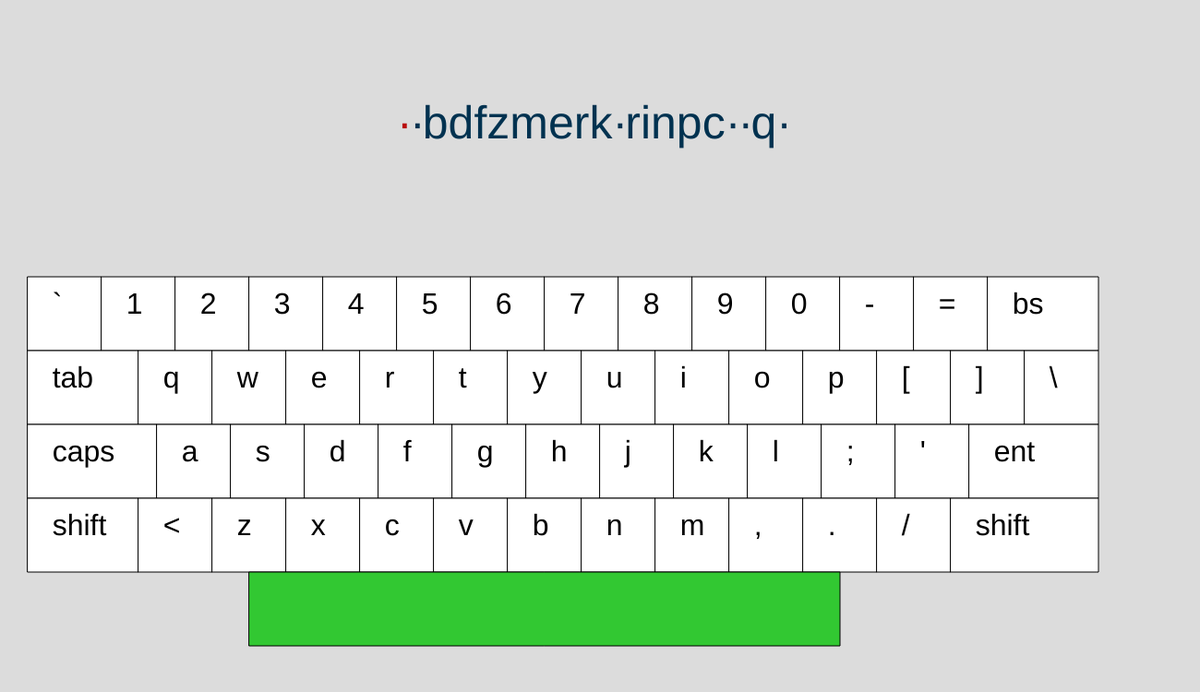
Frame 1 (no input)
Frame 60 (no input): identical to frame 1, image omitted
Frame 120 (the mouse pressed at the canvas centre since frame 60): identical to frame 1, image omitted

The p5.js sketch that drew this single still picture (run headless with seeded random() and noise() and a simulated clock; from frame 60 on, the mouse is pressed at the canvas centre):

// p5.js sketch
// ── sketch.js
const kbs = 80; //key Button Size
const  kx= 30; //keyboard x upperleftCorner
const ky= 300; //keyboard y upperleftCorner



let arrayOfChars ;
console.log(arrayOfChars);
charPos = 0;

let keys;

class KeyButton{
  constructor(xSize,ySize,xPos,yPos,kLabel){
    this.xSize=xSize;
    this.ySize=ySize;
    this.xPos=xPos;
    this.yPos=yPos;
    this.keyIsPressed=false;
    this.mistakenlyPressed=false;
    this.nextToBePressed=false;
    this.kLabel=kLabel;
  }

  paint(){
    if (this.keyIsPressed==true ){
      fill(70,70,150);
      rect(this.xPos, this.yPos, this.xSize,this.ySize);
      fill(255);
      textSize(kbs*0.6);
      text (this.kLabel, this.xPos+((this.ySize)/3), this.yPos+((this.ySize)/2));
    } 
    else if(this.nextToBePressed==true ) {
      fill(50,200,50);
      rect(this.xPos, this.yPos, this.xSize,this.ySize);
      fill(255);
      textSize(kbs*0.6);
      text (this.kLabel, this.xPos+((this.ySize)/3), this.yPos+((this.ySize)/2));
    }
    else {
      fill(255);
      rect(this.xPos, this.yPos, this.xSize,this.ySize);
      fill(0);
      textSize(kbs*0.4);
      text (this.kLabel, this.xPos+((this.ySize)/3), this.yPos+((this.ySize)/2));
    }


  }
}

function setup() { 
  createCanvas(1300, 750);
 


  keys = [

    //row one 

    new KeyButton(kbs,kbs, kx,       ky,"`"),
    new KeyButton(kbs,kbs, kx+1*kbs, ky,"1"),
    new KeyButton(kbs,kbs, kx+2*kbs, ky,"2"),
    new KeyButton(kbs,kbs, kx+3*kbs, ky,"3"),
    new KeyButton(kbs,kbs, kx+4*kbs, ky,"4"),
    new KeyButton(kbs,kbs, kx+5*kbs, ky,"5"),
    new KeyButton(kbs,kbs, kx+6*kbs, ky,"6"),
    new KeyButton(kbs,kbs, kx+7*kbs, ky,"7"),
    new KeyButton(kbs,kbs, kx+8*kbs, ky,"8"),
    new KeyButton(kbs,kbs, kx+9*kbs, ky,"9"),
    new KeyButton(kbs,kbs, kx+10*kbs, ky,"0"),
    new KeyButton(kbs,kbs, kx+11*kbs, ky,"-"),
    new KeyButton(kbs,kbs, kx+12*kbs, ky,"="),
    new KeyButton(kbs*1.50,kbs, kx+13*kbs, ky,"bs"),

    //row two
    
    new KeyButton(kbs+kbs/2, kbs, kx,ky+kbs,"tab" ),
    new KeyButton(kbs,kbs, kx+1*kbs+kbs/2, ky+kbs,"q"),
    new KeyButton(kbs,kbs, kx+2*kbs+kbs/2, ky+kbs,"w"),
    new KeyButton(kbs,kbs, kx+3*kbs+kbs/2, ky+kbs,"e"),
    new KeyButton(kbs,kbs, kx+4*kbs+kbs/2, ky+kbs,"r"),
    new KeyButton(kbs,kbs, kx+5*kbs+kbs/2, ky+kbs,"t"),
    new KeyButton(kbs,kbs, kx+6*kbs+kbs/2, ky+kbs,"y"),
    new KeyButton(kbs,kbs, kx+7*kbs+kbs/2, ky+kbs,"u"),
    new KeyButton(kbs,kbs, kx+8*kbs+kbs/2, ky+kbs,"i"),
    new KeyButton(kbs,kbs, kx+9*kbs+kbs/2, ky+kbs,"o"),
    new KeyButton(kbs,kbs, kx+10*kbs+kbs/2, ky+kbs,"p"),
    new KeyButton(kbs,kbs, kx+11*kbs+kbs/2, ky+kbs,"["),
    new KeyButton(kbs,kbs, kx+12*kbs+kbs/2, ky+kbs,"]"),
    new KeyButton(kbs,kbs, kx+13*kbs+kbs/2, ky+kbs,"\\"),

    //row three
    
    new KeyButton(kbs+kbs*3/4,kbs, kx,       ky+kbs*2,"caps"),
    new KeyButton(kbs,kbs, kx+  kbs+kbs*3/4, ky+kbs*2,"a"),
    new KeyButton(kbs,kbs, kx+2*kbs+kbs*3/4, ky+kbs*2,"s"),
    new KeyButton(kbs,kbs, kx+3*kbs+kbs*3/4, ky+kbs*2,"d"),
    new KeyButton(kbs,kbs, kx+4*kbs+kbs*3/4, ky+kbs*2,"f"),
    new KeyButton(kbs,kbs, kx+5*kbs+kbs*3/4, ky+kbs*2,"g"),
    new KeyButton(kbs,kbs, kx+6*kbs+kbs*3/4, ky+kbs*2,"h"),
    new KeyButton(kbs,kbs, kx+7*kbs+kbs*3/4, ky+kbs*2,"j"),
    new KeyButton(kbs,kbs, kx+8*kbs+kbs*3/4, ky+kbs*2,"k"),
    new KeyButton(kbs,kbs, kx+9*kbs+kbs*3/4, ky+kbs*2,"l"),
    new KeyButton(kbs,kbs, kx+10*kbs+kbs*3/4, ky+kbs*2,";"),
    new KeyButton(kbs,kbs, kx+11*kbs+kbs*3/4, ky+kbs*2,"'"),
    new KeyButton(kbs*1.75,kbs, kx+12*kbs+kbs*3/4, ky+kbs*2,"ent"),
     
    //row four

    new KeyButton(kbs+kbs/2,kbs, kx          ,        ky+kbs*3,"shift"),
    new KeyButton(kbs,      kbs, kx + kbs/2 + kbs,   ky+kbs*3,"<"),
    new KeyButton(kbs,      kbs, kx + kbs/2 + 2*kbs, ky+kbs*3,"z"),
    new KeyButton(kbs,      kbs, kx + kbs/2 + 3*kbs, ky+kbs*3,"x"),
    new KeyButton(kbs,      kbs, kx + kbs/2 + 4*kbs, ky+kbs*3,"c"),
    new KeyButton(kbs,      kbs, kx + kbs/2 + 5*kbs, ky+kbs*3,"v"),
    new KeyButton(kbs,      kbs, kx + kbs/2 + 6*kbs, ky+kbs*3,"b"),
    new KeyButton(kbs,      kbs, kx + kbs/2 + 7*kbs, ky+kbs*3,"n"),
    new KeyButton(kbs,      kbs, kx + kbs/2 + 8*kbs, ky+kbs*3,"m"),
    new KeyButton(kbs,      kbs, kx + kbs/2 + 9*kbs, ky+kbs*3,","),
    new KeyButton(kbs,      kbs, kx + kbs/2 + 10*kbs, ky+kbs*3,"."),
    new KeyButton(kbs,      kbs, kx + kbs/2 + 11*kbs, ky+kbs*3,"/"),
    new KeyButton(kbs*2,kbs, kx + kbs/2 + 12*kbs, ky+kbs*3,"shift"),

    //row five
    //new KeyButton(kbs+kbs*1/2,kbs,   kx,                  ky+kbs*4,"Ctrl"),
    //new KeyButton(kbs+kbs*1/2,kbs,   kx+kbs*1.5,      ky+kbs*4,"Win"),
    //new KeyButton(kbs+kbs*1/2,kbs,   kx+kbs*3,    ky+kbs*4,"Alt"),
    new KeyButton(kbs*8,kbs, kx+kbs*3,  ky+kbs*4," "),
    //new KeyButton(kbs+kbs*1/2,kbs,   kx+kbs*10, ky+kbs*4,"Alt Gr"),
    //new KeyButton(kbs+kbs*1/2,kbs,   kx+kbs*11.5, ky+kbs*4,"Menu"),
    //new KeyButton(kbs+kbs*1/2,kbs,   kx+kbs*13, ky+kbs*4,"Ctrl"),
  ];
  
  //ctrl win  alt  space agr menu ctrl
  //1,5  1,5  1,5  5,5  1,5 1,5   1,5
  //0    1,5  3    4,5  10  11,5  13
  console.log(keys);

  arrayOfChars = randomString();

  initializeNextKey();
} 

function draw() { 

  background(220);

  printMyString();
 
  for (let i = 0; i<keys.length; i++){
    keys[i].paint();
  }
}

function keyPressed() {
  
  keys.forEach(element => {
    
    if (element.kLabel===key){
      element.keyIsPressed=true;
      if (key===arrayOfChars[charPos]){
        charPos < arrayOfChars.length-1 ? charPos++ : initString();
        element.nextToBePressed = false;
        console.log("charPos " + charPos + " - char=" + arrayOfChars[charPos] );
      }
    }
  });

  keys.forEach(element => {
    
    if (element.kLabel===arrayOfChars[charPos]){
      element.nextToBePressed=true;
      console.log("next key to be pressed: " + element.kLabel);
    }
  });
  
}

function keyReleased() {
  keys.forEach(element => {
  if (element.kLabel===key){
    element.keyIsPressed=false;
  }
}); 
}

function printMyString(){
  let textXPos = kx+kbs*5;
  textSize(50);

  fill(0, 50, 80);
  for (let i =0; i <charPos; i++){
    
    text((arrayOfChars[i]===" " ? "·" : arrayOfChars[i]), textXPos, 150);
    textXPos+=textWidth(arrayOfChars[i]);
  }
  
  fill(185, 12, 12);
  
  text(arrayOfChars[charPos]===" "? "·": arrayOfChars[charPos], textXPos ,150);
  textXPos += textWidth(arrayOfChars[charPos]);
  
  fill(0, 50, 80);
  for (let i =charPos+1; i <arrayOfChars.length; i++){
    
    text((arrayOfChars[i]===" " ? "·" : arrayOfChars[i]), textXPos, 150);
    textXPos+=textWidth(arrayOfChars[i]);
  }
}


function randomString(){
  var result           = '';
  var characters       = 'abcdefghijklmnopqrstuvwxyz      ';
  var charactersLength = characters.length;
  for ( var i = 0; i < 20; i++ ) {
    result += characters.charAt(Math.floor(Math.random() * charactersLength));
  }
  myArr = result.split("");
  console.log("new string: " + result);
   return myArr;
}

function initializeNextKey(){
  keys.forEach(element => {
    if (element.kLabel===arrayOfChars[0]){
    element.nextToBePressed=true;
    } 
  });
}

function initString(){
  charPos=0;
  arrayOfChars = randomString();
  initializeNextKey(); 
}
// ── style.css
/* style.css */

html, body {
  height: 100%;
}

body {
  margin: 0;
  display: flex;
  flex-direction: column;

  /* This centers our sketch horizontally. */
  justify-content: center;

  /* This centers our sketch vertically. */
  align-items: center;
}
